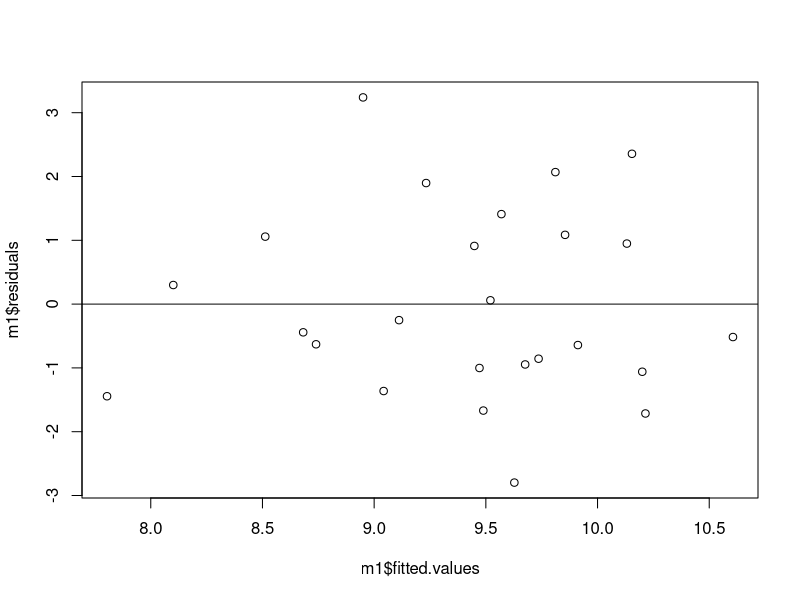
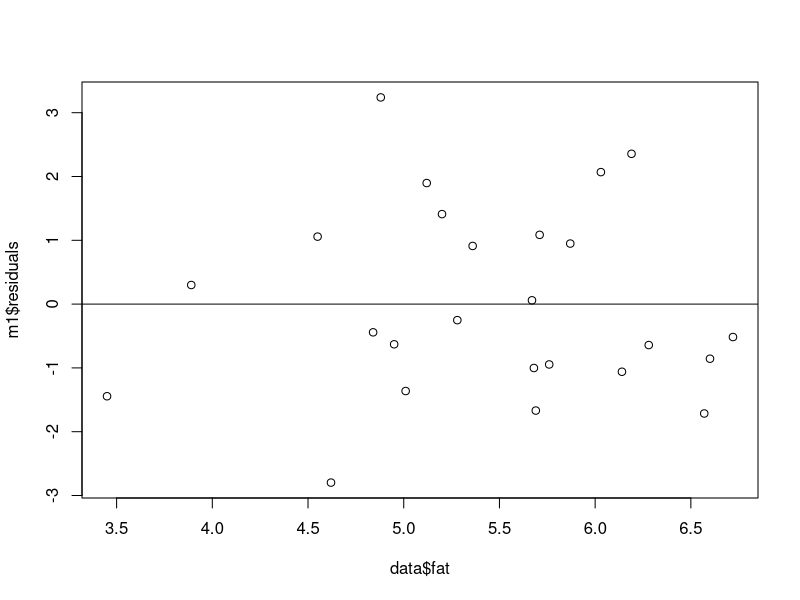
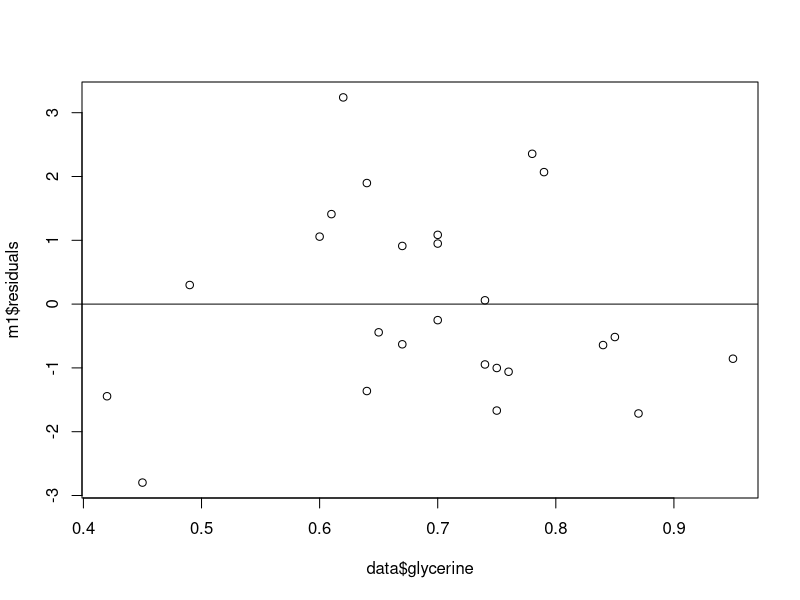
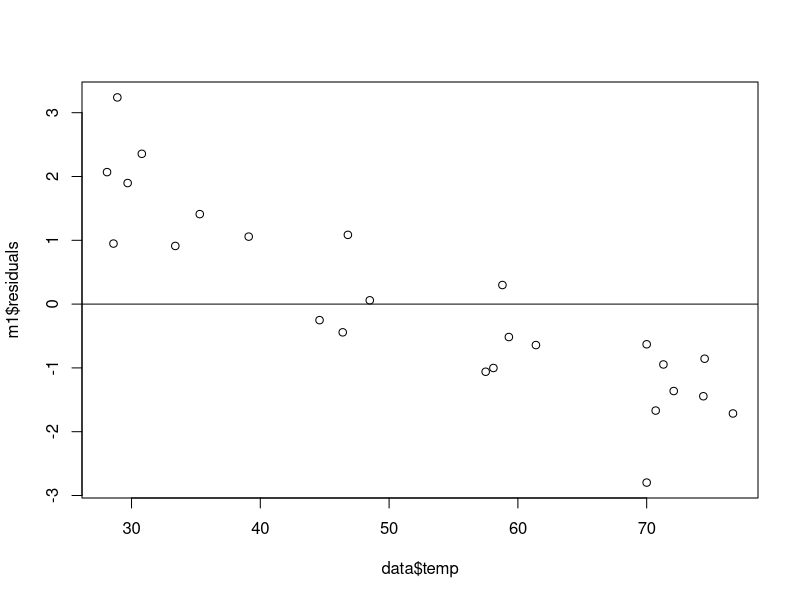

Write the R code that produced these figures, in order.
# Set Working directory
setwd('/home/noble_mannu/Documents/PhD/First/STAT_2131_Applied_Statistical_Methods_I/HW5')

# Exercise 4 Homework 5

# Read the data
data <- read.table('steam_text.txt', header = TRUE)

### Part (a) ###

# Regressing steam (Y) onto fat (X1) and glycerine (X2) (FULL MODEL)
m1 <- lm(steam ~ fat + glycerine, data = data)

# PLotting errors as a funtion of fitted values
plot(m1$residuals ~ m1$fitted.values)
abline(h=0)
# PLotting errors as a funtion of fitted fat
plot(m1$residuals ~ data$fat)
abline(h=0)
# PLotting errors as a funtion of fitted glycerine
plot(m1$residuals ~ data$glycerine)
abline(h=0)

# Making the reduced model with coefficients for fat and glycerine equal to 0
m1_reduced <- lm(steam ~ 1, data = data)

# Conducting the F-test for null hypothesis (fat and glycerine equal to 0)
# I did this in two ways

# First way, doing all the computations separately
x <- m1$fitted.values - mean(data$steam)
SSR <- x%*%x
MSR <- SSR/(3-1)
y <- m1$fitted.values - data$steam
SSE <- y%*%y
MSE <- SSE/(length(data$steam)-3)
f <- MSR/MSE

# For the p-value
quant1 <- qf(.95, df1=2, df2=22)
p_value1 <- 1 - pf(f, df1=2, df2=22) 

# Second way, using an ANOVA table
anova(m1,m1_reduced)

# Plotting the variable 'temp' against the residuals
plot(m1$residuals ~ data$temp)
abline(h=0)

### Part (b) ###

# Regressing steam (Y) onto fat (X1), glycerine (X2) and temp(X3) (FULL MODEL)
m2 <- lm(steam ~ fat + glycerine + temp, data = data)

# Making the reduced model with coefficients for fat and glycerine equal to 0
m2_test1 <- lm(steam ~ temp, data = data)

# Conducting the F-test for null hypothesis (fat and glycerine equal to 0)
# I did this just using the anova(,) function
anova(m2,m2_test1)

# For the p-value
quant2 <- qf(.95, df1=2, df2=21)
p_value2 <- 1 - pf(10.934, df1=2, df2=21)

# Conducting the F-test for other reduced models
m2_test2 <- lm(steam ~ fat + temp, data = data)
anova(m2,m2_test2)
m2_test3 <- lm(steam ~ glycerine + temp, data = data)
anova(m2,m2_test3)